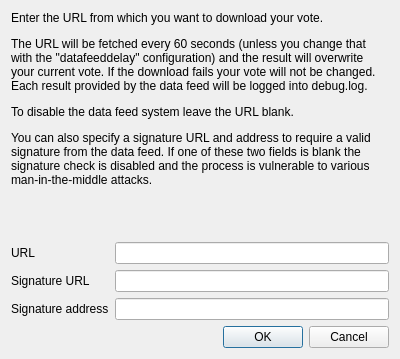
<?xml version="1.0" encoding="UTF-8"?>
<ui version="4.0">
 <class>DataFeedDialog</class>
 <widget class="QDialog" name="DataFeedDialog">
  <property name="geometry">
   <rect>
    <x>0</x>
    <y>0</y>
    <width>400</width>
    <height>359</height>
   </rect>
  </property>
  <property name="windowTitle">
   <string>Dialog</string>
  </property>
  <layout class="QVBoxLayout" name="verticalLayout">
   <item>
    <widget class="QLabel" name="label">
     <property name="sizePolicy">
      <sizepolicy hsizetype="Preferred" vsizetype="Preferred">
       <horstretch>0</horstretch>
       <verstretch>0</verstretch>
      </sizepolicy>
     </property>
     <property name="text">
      <string>&lt;html&gt;&lt;head/&gt;&lt;body&gt;&lt;p&gt;Enter the URL from which you want to download your vote.&lt;/p&gt;&lt;p&gt;The URL will be fetched every 60 seconds (unless you change that with the &amp;quot;datafeeddelay&amp;quot; configuration) and the result will overwrite your current vote. If the download fails your vote will not be changed. Each result provided by the data feed will be logged into debug.log.&lt;/p&gt;&lt;p&gt;To disable the data feed system leave the URL blank.&lt;/p&gt;&lt;p&gt;You can also specify a signature URL and address to require a valid signature from the data feed. If one of these two fields is blank the signature check is disabled and the process is vulnerable to various man-in-the-middle attacks.&lt;/p&gt;&lt;/body&gt;&lt;/html&gt;</string>
     </property>
     <property name="alignment">
      <set>Qt::AlignLeading|Qt::AlignLeft|Qt::AlignTop</set>
     </property>
     <property name="wordWrap">
      <bool>true</bool>
     </property>
    </widget>
   </item>
   <item>
    <spacer name="verticalSpacer">
     <property name="orientation">
      <enum>Qt::Vertical</enum>
     </property>
     <property name="sizeHint" stdset="0">
      <size>
       <width>20</width>
       <height>40</height>
      </size>
     </property>
    </spacer>
   </item>
   <item>
    <layout class="QFormLayout" name="formLayout">
     <item row="0" column="1">
      <widget class="QLineEdit" name="urlEdit"/>
     </item>
     <item row="0" column="0">
      <widget class="QLabel" name="label_2">
       <property name="text">
        <string>URL</string>
       </property>
       <property name="buddy">
        <cstring>urlEdit</cstring>
       </property>
      </widget>
     </item>
     <item row="2" column="1">
      <widget class="QLineEdit" name="signatureAddressEdit"/>
     </item>
     <item row="2" column="0">
      <widget class="QLabel" name="label_3">
       <property name="text">
        <string>Signature address</string>
       </property>
       <property name="buddy">
        <cstring>signatureAddressEdit</cstring>
       </property>
      </widget>
     </item>
     <item row="1" column="1">
      <widget class="QLineEdit" name="signatureUrlEdit"/>
     </item>
     <item row="1" column="0">
      <widget class="QLabel" name="label_4">
       <property name="text">
        <string>Signature URL</string>
       </property>
       <property name="buddy">
        <cstring>signatureUrlEdit</cstring>
       </property>
      </widget>
     </item>
    </layout>
   </item>
   <item>
    <widget class="QDialogButtonBox" name="buttonBox">
     <property name="orientation">
      <enum>Qt::Horizontal</enum>
     </property>
     <property name="standardButtons">
      <set>QDialogButtonBox::Cancel|QDialogButtonBox::Ok</set>
     </property>
    </widget>
   </item>
  </layout>
 </widget>
 <tabstops>
  <tabstop>urlEdit</tabstop>
  <tabstop>signatureUrlEdit</tabstop>
  <tabstop>signatureAddressEdit</tabstop>
 </tabstops>
 <resources/>
 <connections>
  <connection>
   <sender>buttonBox</sender>
   <signal>accepted()</signal>
   <receiver>DataFeedDialog</receiver>
   <slot>accept()</slot>
   <hints>
    <hint type="sourcelabel">
     <x>257</x>
     <y>332</y>
    </hint>
    <hint type="destinationlabel">
     <x>157</x>
     <y>274</y>
    </hint>
   </hints>
  </connection>
  <connection>
   <sender>buttonBox</sender>
   <signal>rejected()</signal>
   <receiver>DataFeedDialog</receiver>
   <slot>reject()</slot>
   <hints>
    <hint type="sourcelabel">
     <x>325</x>
     <y>332</y>
    </hint>
    <hint type="destinationlabel">
     <x>286</x>
     <y>274</y>
    </hint>
   </hints>
  </connection>
 </connections>
</ui>
